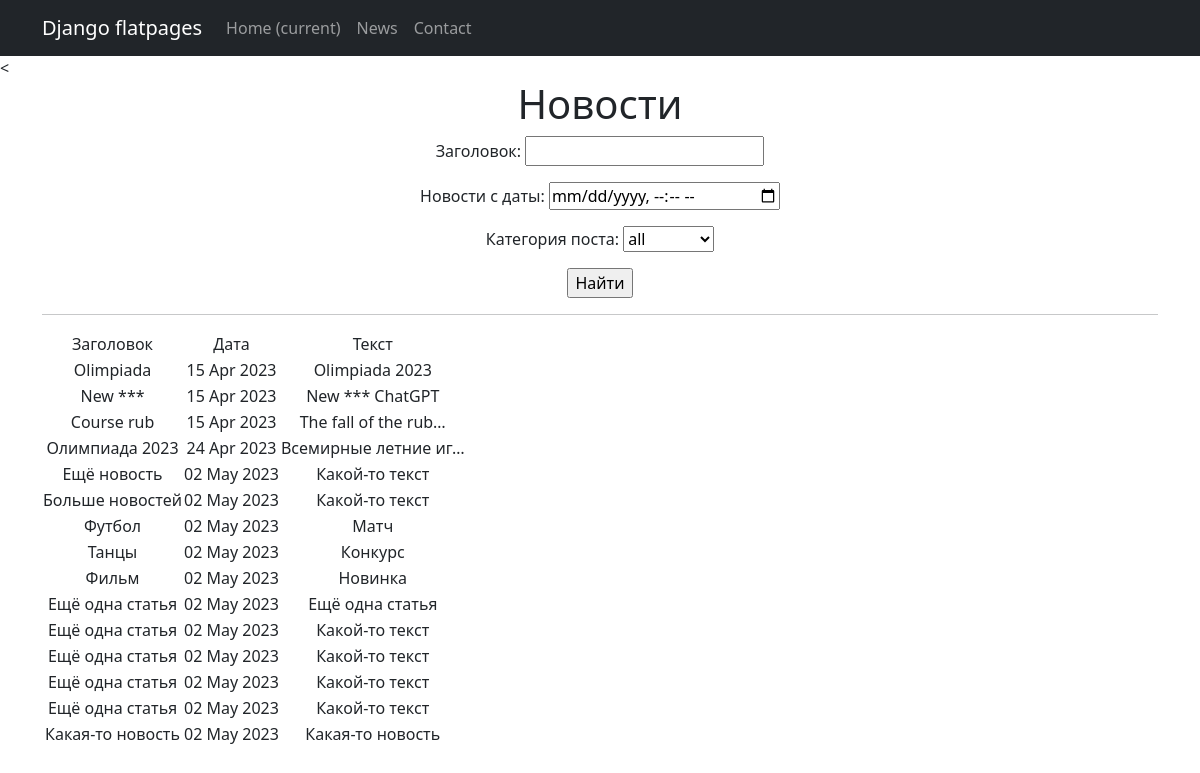
The app's page /news/search/ with its own data.
### news/models.py (models this page shows, shortened)
class Post(models.Model):
    author = models.ForeignKey(Author, on_delete=models.CASCADE)
    NEWS = 'NW'
    ARTICLE = 'AR'
    CATEGORY_CHOICES = (
        (NEWS, 'Новость'),
        (ARTICLE, 'Статья'),
    )
    categoryType = models.CharField(max_length=2, choices=CATEGORY_CHOICES, default=ARTICLE)
    dateCreation = models.DateTimeField(auto_now_add=True)
    postCategory = models.ManyToManyField(Category, through='PostCategory')
    title = models.CharField(max_length=128)
    text = models.TextField()
    rating = models.SmallIntegerField(default=0)

### news/views.py (the view)
# urls.py: path('search/', PostSearch.as_view(), name='news_search')
class PostSearch(ListView):
    model = Post
    template_name = 'news_search.html'
    context_object_name = 'news_search'
    def get_queryset(self):
        queryset = super().get_queryset()
        self.filterset = PostFilter(self.request.GET, queryset)
        return self.filterset.qs
    def get_context_data(self, **kwargs):
        context = super().get_context_data(**kwargs)
        context['time_now'] = datetime.utcnow()
        context['next_sale'] = None
        context['filterset'] = self.filterset
        return context

### news/models.py (called while the page is built)
    def __str__(self):
        return self.name.title()

### news/templatetags/censor.py (called while the page is built)
@register.filter()
def censor(message: str):
    variants = ['bot', 'игры'] # непристойные выражения
    ln = len(variants)
    filtred_message = ''
    string = ''
    pattern = '*' # чем заменять непристойные выражения
    for i in message:
        string += i
        string2 = string.lower()
        flag = 0
        for j in variants:
            if not string2 in j:
                flag += 1
            if string2 == j:
                filtred_message += pattern * len(string)
                flag -= 1
                string = ''
        if flag == ln:
            filtred_message += string
            string = ''
    if string2 != '' and string2 not in variants:
        filtred_message += string
    elif string2 != '':
        filtred_message += pattern * len(string)
    return filtred_message

### templates/news_search.html (shortened to what this page needs)
{% extends 'flatpages/default.html' %}
{% load censor %}
{% block content %}
<h1>Новости</h1>
<form action="" method="get">
       {{ filterset.form.as_p }}
       <input type="submit" value="Найти" />
   </form>
<hr>
   {% if object_list %}
       <table>
           <tr>
               <td>Заголовок</td>
               <td>Дата</td>
               <td>Текст</td>
           </tr>
           {% for new in object_list %}
           <tr>
               <td>{{ new.title|censor }}</td>
               <td>{{ new.dateCreation|date:'d M Y' }}</td>
               <td>{{ new.text|truncatechars:20|censor }}</td>
           </tr>
           {% endfor %}
       </table>
   {% else %}
       <h2>Новостей нет!</h2>
   {% endif %}
{% endblock content %}

### records on screen
Post: title|censor "Olimpiada", dateCreation "15 Apr 2023", text|censor "Olimpiada 2023"
Post: title|censor "New ***", dateCreation "15 Apr 2023", text|censor "New *** ChatGPT"
Post: title|censor "Course rub", dateCreation "15 Apr 2023", text|censor "The fall of the rub…"
Post: title|censor "Олимпиада 2023", dateCreation "24 Apr 2023", text|censor "Всемирные летние иг…"
Post: title|censor "Ещё новость", dateCreation "02 May 2023", text|censor "Какой-то текст"
Post: title|censor "Больше новостей", dateCreation "02 May 2023", text|censor "Какой-то текст"
Post: title|censor "Футбол", dateCreation "02 May 2023", text|censor "Матч"
Post: title|censor "Танцы", dateCreation "02 May 2023", text|censor "Конкурс"
Post: title|censor "Фильм", dateCreation "02 May 2023", text|censor "Новинка"
Post: title|censor "Ещё одна статья", dateCreation "02 May 2023", text|censor "Ещё одна статья"
Post: title|censor "Ещё одна статья", dateCreation "02 May 2023", text|censor "Какой-то текст"
Post: title|censor "Ещё одна статья", dateCreation "02 May 2023", text|censor "Какой-то текст"
Post: title|censor "Ещё одна статья", dateCreation "02 May 2023", text|censor "Какой-то текст"
Post: title|censor "Ещё одна статья", dateCreation "02 May 2023", text|censor "Какой-то текст"
Post: title|censor "Какая-то новость", dateCreation "02 May 2023", text|censor "Какая-то новость"
